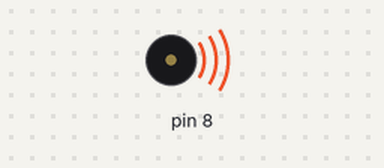
This program was run on a simulated Arduino Uno, built with avr-gcc and run on an emulated ATmega328P. On the bench: buzzer (waves = sounding).

Above: at 0.06 s.
At 4.44 s:
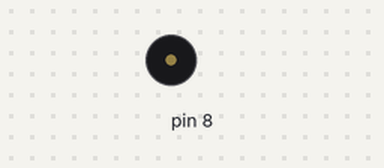
Timing chart, 0 to 6.2 s (numbered marks = the images above):
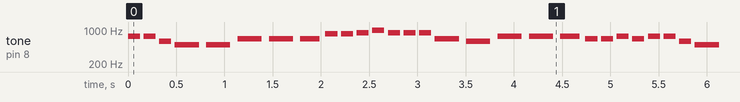

Measured:
- by itself, tone on pin 8: plays 740 Hz for 0.13 s, 740 Hz for 0.13 s, 587 Hz for 0.13 s, 494 Hz for 0.25 s, 494 Hz for 0.25 s, 659 Hz for 0.25 s … (580 notes in this stretch)

The program:

main.cpp
```cpp
//A-ha!
//by GeneralSpud

// For this to work, we need the pitches library
#include <Arduino.h>
#include "pitches.h"

// Two things need to be created: the array for the notes of the melody (in order)
// and the duration of each (think of it like sheet music in two parts)

// BOTH ARRAYS MUST BE THE SAME SIZE!

// The melody array
int melody[] = {
  NOTE_FS5, NOTE_FS5, NOTE_D5, NOTE_B4, NOTE_B4, NOTE_E5,
  NOTE_E5, NOTE_E5, NOTE_GS5, NOTE_GS5, NOTE_A5, NOTE_B5,
  NOTE_A5, NOTE_A5, NOTE_A5, NOTE_E5, NOTE_D5, NOTE_FS5,
  NOTE_FS5, NOTE_FS5, NOTE_E5, NOTE_E5, NOTE_FS5, NOTE_E5
};

// The note duration, 8 = 8th note, 4 = quarter note, etc.
int durations[] = {
  8, 8, 8, 4, 4, 4,
  4, 5, 8, 8, 8, 8,
  8, 8, 8, 4, 4, 4,
  4, 5, 8, 8, 8, 8
};
// determine the length of the arrays to use in the loop iteration
int songLength = sizeof(melody)/sizeof(melody[0]);
void setup() {
 //We don't need anything here
}

void loop() {
  // Iterate through both arrays
  // Notice how the iteration variable thisNote is created in the parenthesis
  // The for loop stops when it is equal to the size of the melody array
  for (int thisNote = 0; thisNote < songLength; thisNote++){
    // determine the duration of the notes that the computer understands
    // divide 1000 by the value, so the first note lasts for 1000/8 milliseconds
    int duration = 1000/ durations[thisNote];
    tone(8, melody[thisNote], duration);
    // pause between notes
    int pause = duration * 1.3;
    delay(pause);
    // stop the tone
    noTone(8);
  }
}
```

pitches.h
```cpp
/*************************************************
   Public Constants
 *************************************************/

#define NOTE_B0 31
#define NOTE_C1 33
#define NOTE_CS1 35
#define NOTE_D1 37
#define NOTE_DS1 39
#define NOTE_E1 41
#define NOTE_F1 44
#define NOTE_FS1 46
#define NOTE_G1 49
#define NOTE_GS1 52
#define NOTE_A1 55
#define NOTE_AS1 58
#define NOTE_B1 62
#define NOTE_C2 65
#define NOTE_CS2 69
#define NOTE_D2 73
#define NOTE_DS2 78
#define NOTE_E2 82
#define NOTE_F2 87
#define NOTE_FS2 93
#define NOTE_G2 98
#define NOTE_GS2 104
#define NOTE_A2 110
#define NOTE_AS2 117
#define NOTE_B2 123
#define NOTE_C3 131
#define NOTE_CS3 139
#define NOTE_D3 147
#define NOTE_DS3 156
#define NOTE_E3 165
#define NOTE_F3 175
#define NOTE_FS3 185
#define NOTE_G3 196
#define NOTE_GS3 208
#define NOTE_A3 220
#define NOTE_AS3 233
#define NOTE_B3 247
#define NOTE_C4 262
#define NOTE_CS4 277
#define NOTE_D4 294
#define NOTE_DS4 311
#define NOTE_E4 330
#define NOTE_F4 349
#define NOTE_FS4 370
#define NOTE_G4 392
#define NOTE_GS4 415
#define NOTE_A4 440
#define NOTE_AS4 466
#define NOTE_B4 494
#define NOTE_C5 523
#define NOTE_CS5 554
#define NOTE_D5 587
#define NOTE_DS5 622
#define NOTE_E5 659
#define NOTE_F5 698
#define NOTE_FS5 740
#define NOTE_G5 784
#define NOTE_GS5 831
#define NOTE_A5 880
#define NOTE_AS5 932
#define NOTE_B5 988
#define NOTE_C6 1047
#define NOTE_CS6 1109
#define NOTE_D6 1175
#define NOTE_DS6 1245
#define NOTE_E6 1319
#define NOTE_F6 1397
#define NOTE_FS6 1480
#define NOTE_G6 1568
#define NOTE_GS6 1661
#define NOTE_A6 1760
#define NOTE_AS6 1865
#define NOTE_B6 1976
#define NOTE_C7 2093
#define NOTE_CS7 2217
#define NOTE_D7 2349
#define NOTE_DS7 2489
#define NOTE_E7 2637
#define NOTE_F7 2794
#define NOTE_FS7 2960
#define NOTE_G7 3136
#define NOTE_GS7 3322
#define NOTE_A7 3520
#define NOTE_AS7 3729
#define NOTE_B7 3951
#define NOTE_C8 4186
#define NOTE_CS8 4435
#define NOTE_D8 4699
#define NOTE_DS8 4978
```
